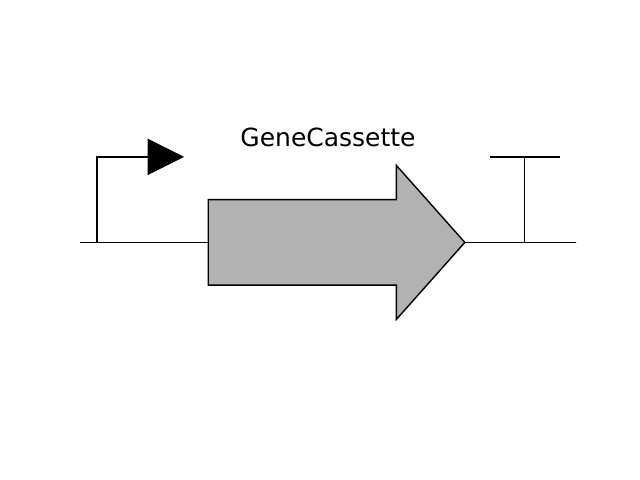

The Python source for this figure:
__author__ = 'user'

import dnaplotlib as dpl
import dnaplotlib.sbol as dpl_sbol
import sbol as sbol
import matplotlib.pyplot as plt

# Import the SBOL design file
doc = sbol.Document()
doc.read('gene_cassette.sbol')

# In this case, we know ahead of time the URI of the design.  In some cases, you may have to explore the doc's components to find the design you are looking for
design = doc.components['http://sbolstandard.org/examples/Design']
print design.display_id
print design

# Create the DNAplotlib renderer
dr = dpl_sbol.SBOLRenderer()

# Instantiate rendered
part_renderers = dr.SBOL_part_renderers()

# Create the figure
fig = plt.figure()
ax = plt.gca()
start, end = dr.renderSBOL(ax, design, part_renderers)  # Render SBOL.  This function has parallel structure to renderDNA

# Give the figure a title
dpl.write_label(ax, design.display_id, (start+end)/2, { 'label_size' : 18, 'label_y_offset': 12 })

# Configure plot
ax.set_xlim([start, end])
ax.set_ylim([-18,18])
ax.set_aspect('equal')
ax.set_xticks([])
ax.set_yticks([])
ax.axis('off')

# Save the figure
fig.savefig('sbol_visual.pdf', transparent=True)
fig.savefig('sbol_visual.png', dpi=300)

# Clear the plotting cache
#plt.close('all')
plt.show()
